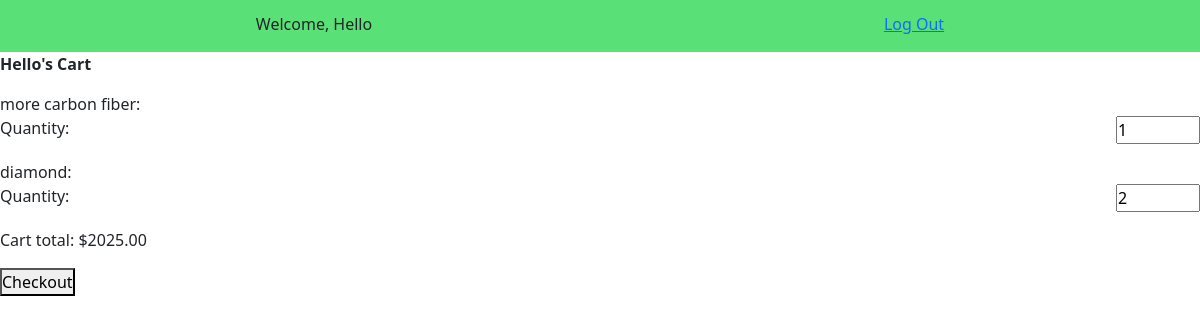
/marketplace/view-cart/3/, run on an earlier commit of the app's database.
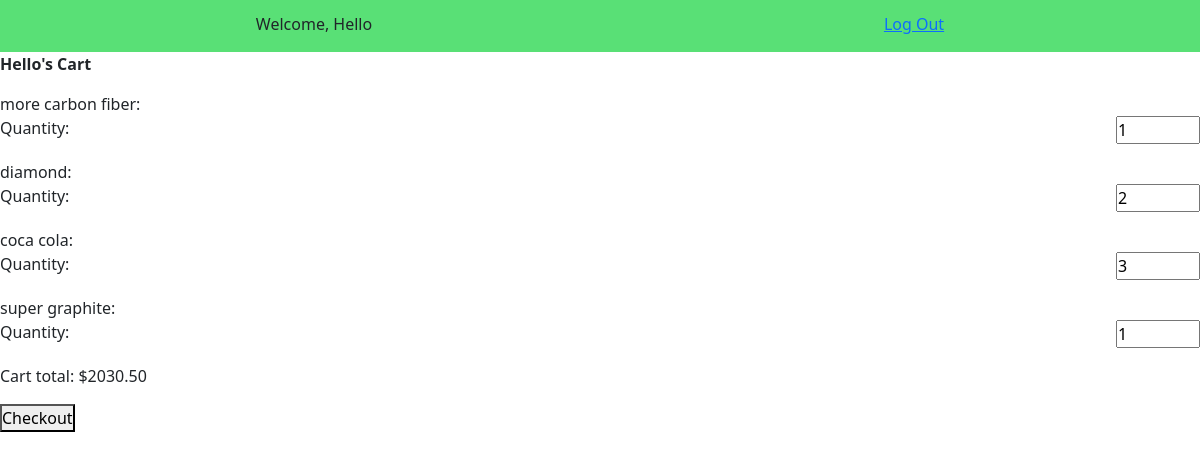
And on a later commit of the database.
### marketplace/models.py (models this page shows, shortened)
class Cart_Item_Count(models.Model):
    cart = models.ForeignKey(Cart, on_delete=models.CASCADE, default=None)
    item = models.ForeignKey(Item, on_delete=models.CASCADE, default=None)
    quantity = models.IntegerField(default=None)
    created_at = models.DateTimeField(auto_now_add=True)
    updated_at = models.DateTimeField(auto_now=True)

class Item(models.Model):
    name = models.CharField(max_length=100)
    description = models.TextField()
    carbon_offset_in_trees = models.IntegerField()
    cost = models.DecimalField(max_digits=5, decimal_places=2)
    purchases = models.ManyToManyField('login_app.User', through="User_Item_Count")
    carts = models.ManyToManyField(Cart, through="Cart_Item_Count")
    created_at = models.DateTimeField(auto_now_add=True)
    updated_at = models.DateTimeField(auto_now=True)
    objects = ItemManager()

### marketplace/views.py (the view)
# urls.py: path('marketplace/view-cart/<int:user_id>/', views.view_cart, name="cart"),
def view_cart(request, user_id):
    cart = Cart.objects.get(user=apps.get_model('login_app.User').objects.get(id=user_id))
    cart_items = Cart_Item_Count.objects.filter(cart=cart)
    if cart_items:
        total_cost = 0
        for item in cart_items:
            total_cost += item.item.cost * item.quantity
        context = {
            'user': apps.get_model('login_app.User').objects.get(id=user_id),
            'cart_items': cart_items,
            'total_cost': total_cost
        }
        return render(request, 'cart.html', context)
    else:
        context = {
            'user': apps.get_model('login_app.User').objects.get(id=user_id)
        }
        return render(request, 'cart.html', context)

### marketplace/templates/cart.html (shortened to what this page needs)
<!DOCTYPE html>
<html>
    <head>
        {% load static %}
        <link rel="stylesheet" href="https://cdn.jsdelivr.net/npm/bootstrap@5.1.1/dist/css/bootstrap.css">
        <link rel="stylesheet" href="{% static 'style.css' %}">
    </head>
    <body>
        <div id="wrapper">
            <div id="topdiv">
                <p>Welcome, {{user.first_name}}</p>
                <a href="logout/">Log Out</a>
            </div>
        </div>
        <div>
            <p class="bold">{{user.first_name}}'s Cart</p>
            <form action="buy-items/" method="post">
                {% for item in cart_items %}
                    <p>
                        {{item.item.name}}:
                        <label>
                            Quantity:
                            <input name="purchase_quantity" type="number" min="1" max="10" step="1" value="{{item.quantity}}">
                        </label>
                    </p>
                {% endfor %}
                <p>Cart total: ${{total_cost}}</p>
                <button type="submit">Checkout</button>
            </form>
        </div>
    </body>
</html>

What changed in the data, as far as the page shows it:
added Cart_Item_Count: item.name "coca cola", purchase_quantity "3"
added Cart_Item_Count: item.name "super graphite", purchase_quantity "1"
Also different on the page:
{{ total_cost }}: "2025.00" → "2030.50"
